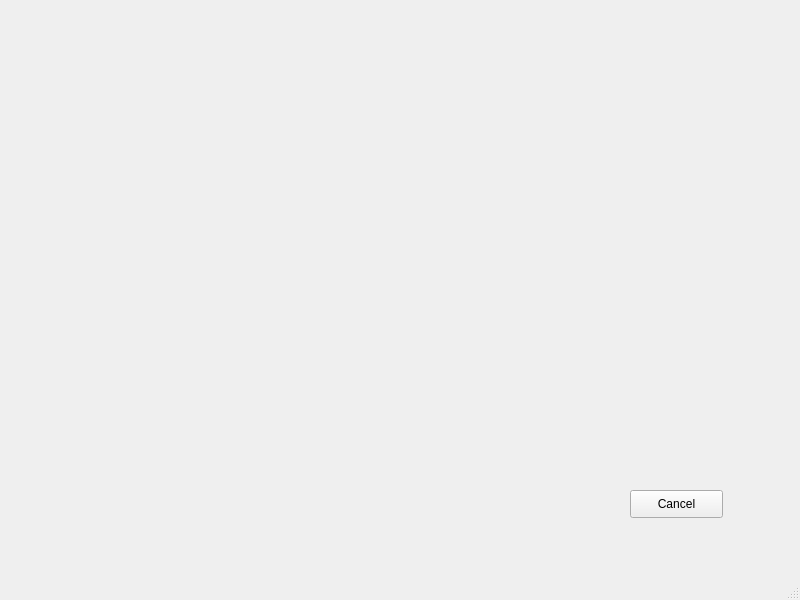
<?xml version="1.0" encoding="UTF-8"?>
<ui version="4.0">
 <class>UpdateTicket</class>
 <widget class="QMainWindow" name="UpdateTicket">
  <property name="geometry">
   <rect>
    <x>0</x>
    <y>0</y>
    <width>800</width>
    <height>600</height>
   </rect>
  </property>
  <property name="windowTitle">
   <string>MainWindow</string>
  </property>
  <widget class="QWidget" name="centralwidget">
   <widget class="QPushButton" name="button_cancel">
    <property name="geometry">
     <rect>
      <x>630</x>
      <y>490</y>
      <width>93</width>
      <height>28</height>
     </rect>
    </property>
    <property name="text">
     <string>Cancel</string>
    </property>
   </widget>
  </widget>
  <widget class="QMenuBar" name="menubar">
   <property name="geometry">
    <rect>
     <x>0</x>
     <y>0</y>
     <width>800</width>
     <height>26</height>
    </rect>
   </property>
  </widget>
  <widget class="QStatusBar" name="statusbar"/>
 </widget>
 <resources/>
 <connections/>
</ui>
